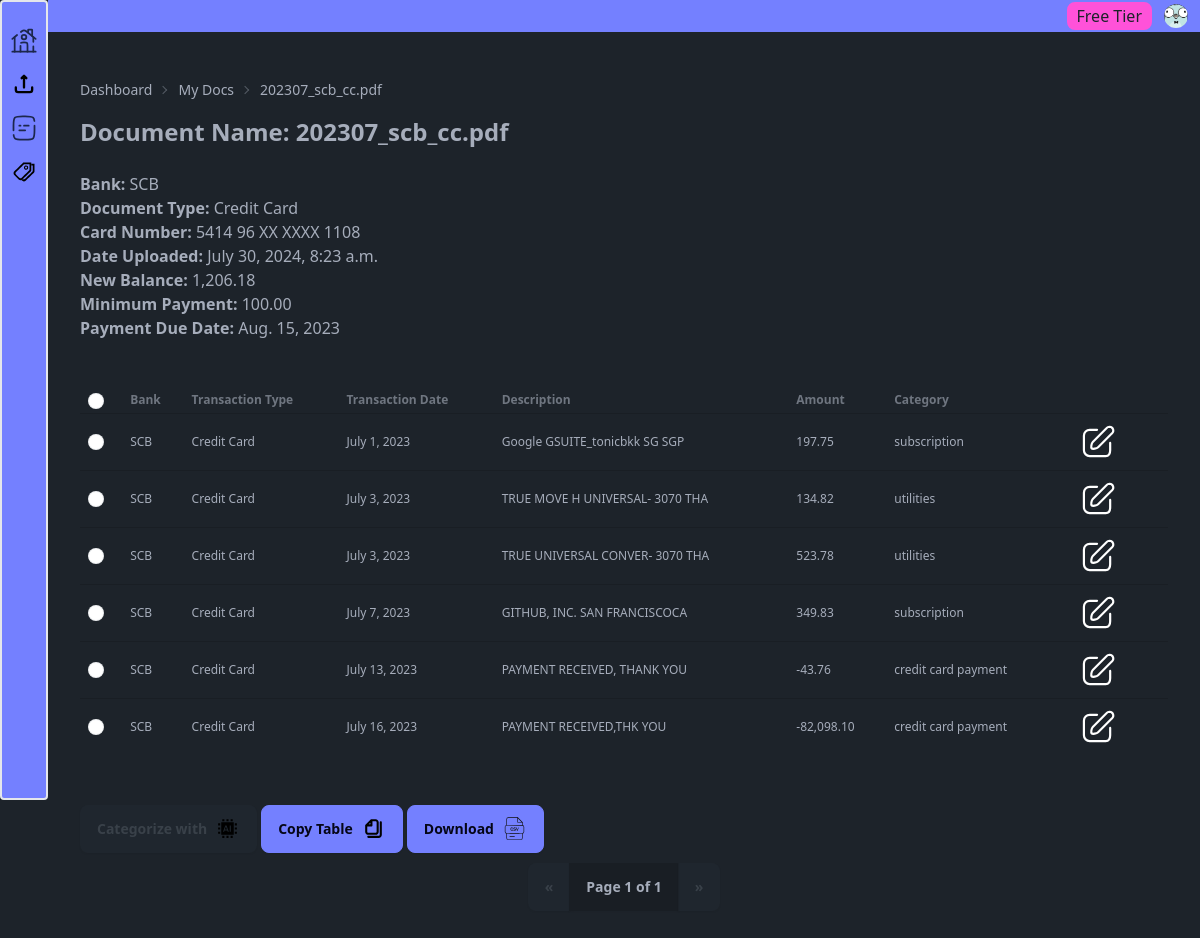
Page /upload_doc/my_docs/10/credit-card (signed in) on the earlier database version.
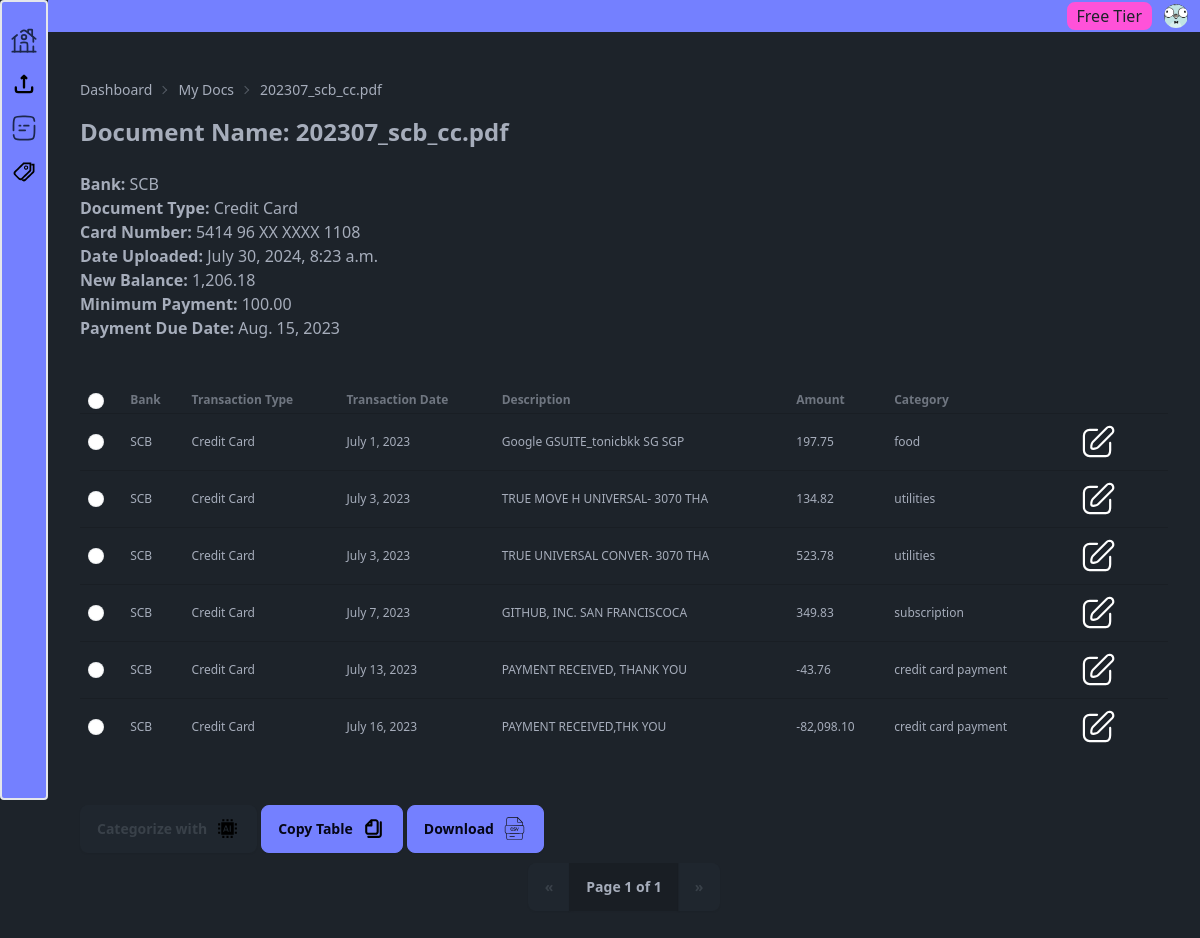
Same page on the later database version.
### upload_doc/models.py (models this page shows, shortened)
class TransactionDetail(models.Model):
    document = models.ForeignKey(
        Document,
        on_delete=models.CASCADE,
        related_name="transaction_details",
    )
    transaction_date = models.DateField(null=True, blank=True)
    posting_date = models.DateField(null=True, blank=True)
    description = models.CharField(
        max_length=255,
        null=True,
        blank=True,
    )
    foreign_currency = models.CharField(
        max_length=255,
        null=True,
        blank=True,
    )
    amount = models.DecimalField(
        max_digits=10,
        decimal_places=2,
        null=True,
        blank=True,
    )
    expense_category = models.ForeignKey(
        ExpenseCategory,
        on_delete=models.CASCADE,
        related_name="transaction_details",
        null=True,
        blank=True,
    )
    ending_balance = models.DecimalField(
        max_digits=10,
        decimal_places=2,
        null=True,
        blank=True,
    )
    saved = models.BooleanField(default=False)
    account_category = models.ForeignKey(
        "AccountCategory",
        on_delete=models.CASCADE,
        related_name="transaction_details",
        null=True,
        blank=True,
    )
    gl_account = models.ForeignKey(
        "GLAccount",
        on_delete=models.CASCADE,
        related_name="transaction_details",
        null=True,
        blank=True,
    )

class ExpenseCategory(models.Model):
    user = models.ForeignKey(
        CustomUser,
        on_delete=models.CASCADE,
        related_name="expense_categories",
        null=True,
        blank=True,
    )
    name = models.CharField(max_length=100)

### upload_doc/views.py (the view, shortened to what this page needs)
def my_docs_detail(request, pk=None, transaction_type_slug=None):
    if request.method == "GET":
        if not request.user.is_anonymous and request.user.has_verified_email:
            user = request.user
            document = get_object_or_404(Document, pk=pk, user=user)
            transaction_type = get_object_or_404(
                TransactionType, slug=transaction_type_slug
            )
            print("transaction_type_slug: " + str(transaction_type.slug))
            transactions = document.transaction_details.all()
            paginator = Paginator(transactions, 10)
            page_number = request.GET.get("page", 1)
            page_obj = paginator.get_page(page_number)
            print("Page Number: " + str(page_number))
            if transaction_type.slug == "credit-card":
                print("Credit Card Template was accessed")
                context = {
                    "document": document,
                    "page_obj": page_obj,
                }
                return render(
                    request, "upload_doc/my_docs_detail_credit_card.html", context
                )
            else:
                return HttpResponseBadRequest()
        else:
            return HttpResponseForbidden()
    else:
        return HttpResponseNotAllowed(permitted_methods=["GET"])

### theme/templates/upload_doc/my_docs_detail_credit_card.html (shortened to what this page needs)
{% extends "../dashboard/dashboard_base.html" %}
{% load static %}
{% load humanize %}
{% block main %}
<div
  id="pagination_view_result"
  class="my-2 flex-col min-h-screen"
  _="
    def checkCheckboxes()
      set anyChecked to false
      for checkbox in <tbody input.checkbox/>
        if checkbox.checked
          set anyChecked to true
          break
        end
      end
      if not anyChecked
        if #select-all-checkbox.checked
          set #select-all-checkbox.checked to false
        end
        set #ai-button @disabled to true
      else
        remove @disabled from #ai-button
      end
    end
    on load
      checkCheckboxes()
    end
  "
>
  {% include "upload_doc/partials/my_docs_detail_cc_top_content.html" %}
  <div class="overflow-x-auto">
    <table
      class="my-10 table table-xs"
      id="transaction_table">
      <thead>
        <tr>
          <th>
            <label>
              <input id="select-all-checkbox" type="checkbox" class="checkbox checkbox-xs"
                _="
                on click
                  set .checkbox.checked to my.checked
                end
                on change
                  call checkCheckboxes()
                end
                "/>
            </label>
          </th>
          <th>Bank</th>
          <th>Transaction Type</th>
          <th>Transaction Date</th>
          <th>Description</th>
          <th>Amount</th>
          <th>Category</th>
          <th></th>
        </tr>
      </thead>
      <tbody id="transaction_table_body" name="transaction_table_body">
        {% for transaction in page_obj %}
        <tr id="transaction_row_{{ transaction.id}}">
          <td>
            {% if transaction.saved %}
            <input
              type="checkbox"
              class="checkbox checkbox-xs"
              disabled />
            {% else%}
            <input
              type="checkbox"
              class="checkbox checkbox-xs"
              name="transaction_ids"
              value="{{ transaction.id }}"
              _="
              on load
                set my.checked to false
              end
              on change
                call checkCheckboxes()
              end
              "/>
            {% endif %}
          </td>
          <td>{{ document.bank.name }}</td>
          <td>{{ document.transaction_type.name }}</td>
          <td>{{ transaction.transaction_date }}</td>
          <td>{{ transaction.description }}</td>
          <td>{{ transaction.amount|intcomma }}</td>
          {% if transaction.expense_category.name %}
          <td>{{ transaction.expense_category.name }}</td>
          <td>
            <div
              class="btn btn-ghost"
              hx-post="{% url 'edit_category' %}"
              hx-target="#transaction_row_{{ transaction.id }}"
              hx-swap="outerHTML"
              hx-trigger="click"
              hx-vals='{
              "transaction_id":"{{ transaction.id }}",
              "counter_loop":"{{ forloop.counter }}"
              }'>
              <img src="{% static 'svg/edit_icon.svg' %}" class="min-w-[25px] min-h-[25px]">
            </div>
          </td>
          {% endif %}
        </tr>
        {% endfor %}
      </tbody>
    </table>
  </div>
  {% include "upload_doc/partials/my_docs_detail_cc_bottom_content.html" %}
</div>
{% endblock %}

Differences in the rows shown:
changed TransactionDetail "Google GSUITE_tonicbkk SG SGP": expense_category.name "subscription" → "food"
